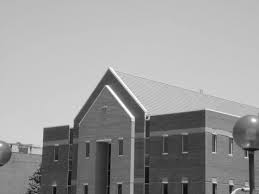
%> input picture a1.tif, 259 x 194 px
$ octave Exp7_isodata.m   (GNU Octave 9; MATLAB toolbox functions it lacks are replaced by stand-ins)
%> lines starting %> are read from the running program, lines starting %| are printed output that depends on the picture; in (x1, y1, x2, y2) boxes, pixels count from 0 and x2, y2 are one past the last pixel; in counts of white or black regions, pixels touching at a corner belong together; the program's own positions count from 1
% Isodata Thresholding

clc;
clear all;
close all;

a=imread('C:\Users\COEP\Desktop\a1.tif');
%> a is the input picture: size 194x259x3 uint8; min 0, max 255, mean 154.7
figure(1);
imshow(a);
b=im2bw(a);
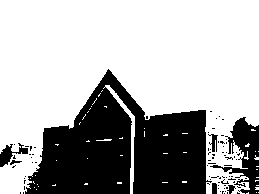
%> b: size 194x259 logical; 67.9% white; 80 black regions (73 under 20 px), largest, box (x1, y1, x2, y2) and area: (25, 69, 212, 194) 13960, (210, 117, 259, 194) 1478, (0, 143, 28, 167) 262
figure(2);
imshow(b);
[r c]=size(a);
%> r = 194; c = 777

t=round(0.6*max(max(a)));
%> t = [153 153 153]

count1=0;count2=0;

for i=1:r
    for j=1:c
        if a(i,j)>t
            count1=count1+1;
            r1(i,j)=a(i,j);
            m1=sum(sum(r1));
            t1=m1/count1;
        else
            count2=count2+1;
            r2(i,j)=a(i,j);
            m2=sum(sum(r2));
            t2=m2/count2;
        end
    end
end
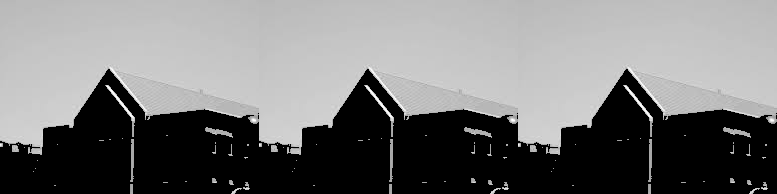
%> r1: size 194x777 uint8; min 0, max 255, mean 118.9
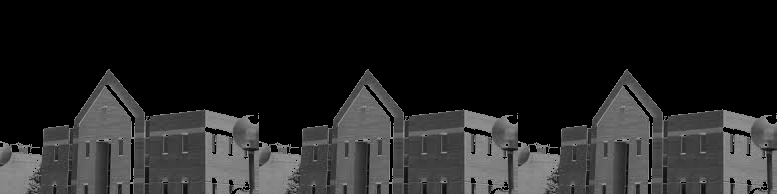
%> r2: size 194x777 uint8; min 0, max 153, mean 35.8
%> after the loop, count1 = 91431; count2 = 59307; m1 = 17916591; m2 = 5399136; t1 = 196; t2 = 91.04

figure(3);
imshow(r1);
title('region1');
figure(4);
imshow(r2);
title('region2');
